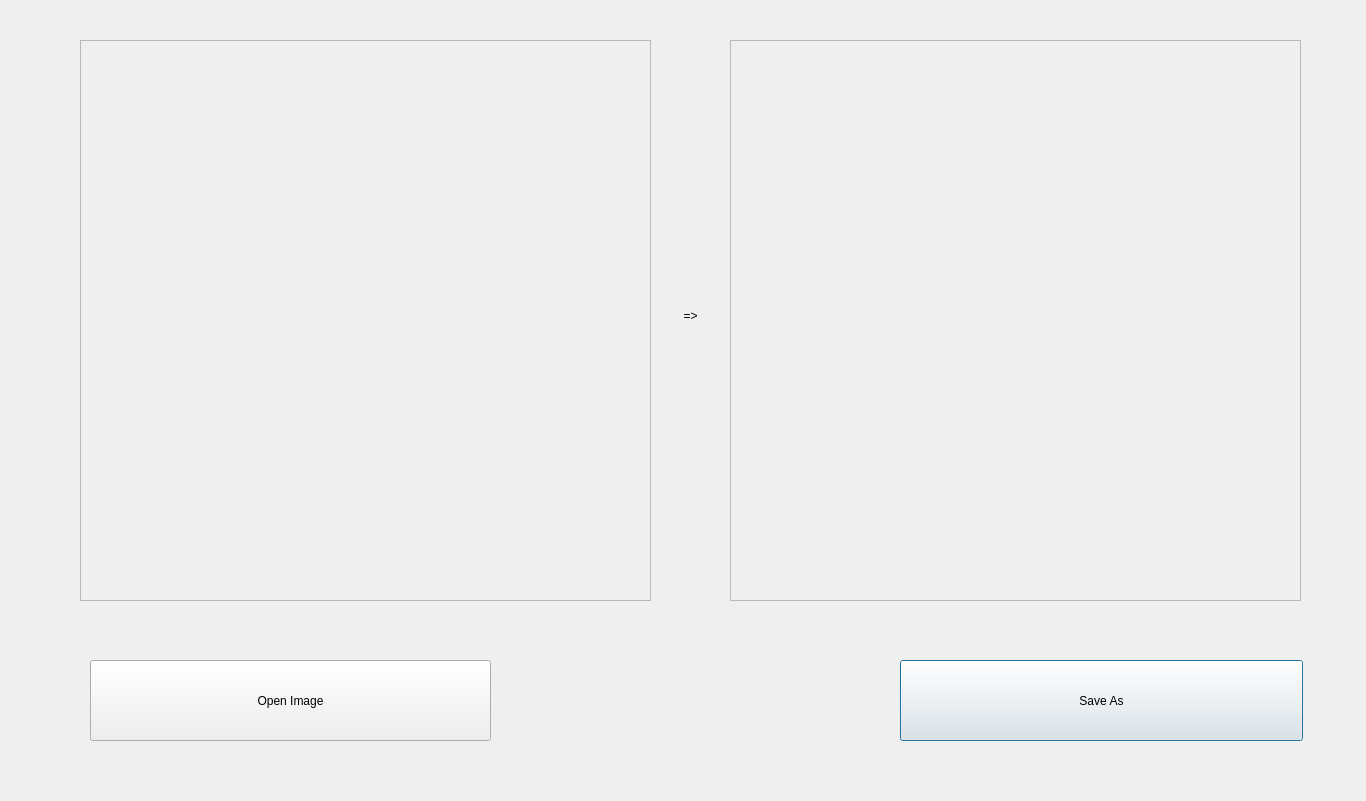
<?xml version="1.0" encoding="UTF-8"?>
<ui version="4.0">
 <class>Background</class>
 <widget class="QDialog" name="Background">
  <property name="geometry">
   <rect>
    <x>0</x>
    <y>0</y>
    <width>1366</width>
    <height>801</height>
   </rect>
  </property>
  <property name="windowTitle">
   <string>Dialog</string>
  </property>
  <widget class="QLabel" name="label_5">
   <property name="geometry">
    <rect>
     <x>400</x>
     <y>740</y>
     <width>581</width>
     <height>41</height>
    </rect>
   </property>
   <property name="styleSheet">
    <string notr="true">color: rgb(255, 0, 0);</string>
   </property>
   <property name="text">
    <string/>
   </property>
   <property name="alignment">
    <set>Qt::AlignCenter</set>
   </property>
  </widget>
  <widget class="QPushButton" name="Save_As">
   <property name="geometry">
    <rect>
     <x>900</x>
     <y>660</y>
     <width>403</width>
     <height>81</height>
    </rect>
   </property>
   <property name="text">
    <string>Save As</string>
   </property>
  </widget>
  <widget class="QScrollArea" name="scrollArea_2">
   <property name="geometry">
    <rect>
     <x>730</x>
     <y>40</y>
     <width>571</width>
     <height>561</height>
    </rect>
   </property>
   <property name="widgetResizable">
    <bool>true</bool>
   </property>
   <widget class="QWidget" name="scrollAreaWidgetContents_2">
    <property name="geometry">
     <rect>
      <x>0</x>
      <y>0</y>
      <width>569</width>
      <height>559</height>
     </rect>
    </property>
    <widget class="QLabel" name="label_2">
     <property name="geometry">
      <rect>
       <x>10</x>
       <y>20</y>
       <width>571</width>
       <height>561</height>
      </rect>
     </property>
     <property name="text">
      <string/>
     </property>
    </widget>
   </widget>
  </widget>
  <widget class="QPushButton" name="Open_Image_Button">
   <property name="geometry">
    <rect>
     <x>90</x>
     <y>660</y>
     <width>401</width>
     <height>81</height>
    </rect>
   </property>
   <property name="text">
    <string>Open Image</string>
   </property>
  </widget>
  <widget class="QScrollArea" name="scrollArea">
   <property name="geometry">
    <rect>
     <x>80</x>
     <y>40</y>
     <width>571</width>
     <height>561</height>
    </rect>
   </property>
   <property name="widgetResizable">
    <bool>true</bool>
   </property>
   <widget class="QWidget" name="scrollAreaWidgetContents">
    <property name="geometry">
     <rect>
      <x>0</x>
      <y>0</y>
      <width>569</width>
      <height>559</height>
     </rect>
    </property>
    <widget class="QLabel" name="label">
     <property name="geometry">
      <rect>
       <x>10</x>
       <y>20</y>
       <width>571</width>
       <height>561</height>
      </rect>
     </property>
     <property name="text">
      <string/>
     </property>
    </widget>
   </widget>
  </widget>
  <widget class="QLabel" name="label_3">
   <property name="geometry">
    <rect>
     <x>660</x>
     <y>300</y>
     <width>61</width>
     <height>31</height>
    </rect>
   </property>
   <property name="styleSheet">
    <string notr="true">font: 22pt &quot;MS Shell Dlg 2&quot;;</string>
   </property>
   <property name="text">
    <string>=&gt;</string>
   </property>
   <property name="alignment">
    <set>Qt::AlignCenter</set>
   </property>
  </widget>
 </widget>
 <resources/>
 <connections/>
</ui>
